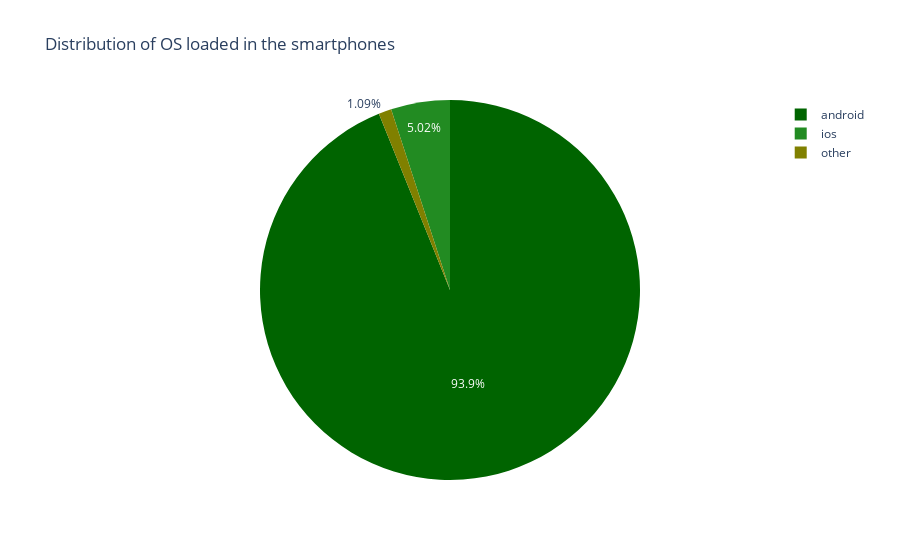

The notebook cell this image was saved under:
### Code cell
fig = px.pie(values=sp['os'].value_counts(),names=sp['os'].value_counts().index, title='Distribution of OS loaded in the smartphones')
colors = ['#006400', '#228B22','#808000']
fig.update_traces(marker=dict(colors=colors))

fig.show()

### Figure 1 — Plotly figure (JSON) as saved in the notebook; plotly's stock layout.template omitted (floating-point values rounded to 4 significant figures)
{"data": [{"domain": {"x": [0, 1], "y": [0, 1]}, "hovertemplate": "label=%{label}<br>value=%{value}<extra></extra>", "labels": ["android", "ios", "other"], "legendgroup": "", "marker": {"colors": ["#006400", "#228B22", "#808000"]}, "name": "", "showlegend": true, "type": "pie", "values": [861, 46, 10]}], "layout": {"legend": {"tracegroupgap": 0}, "title": {"text": "Distribution of OS loaded in the smartphones"}}}
